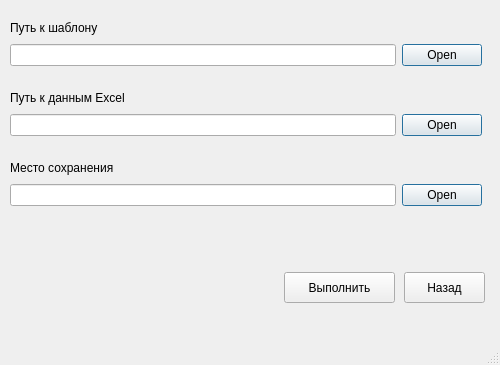
<?xml version="1.0" encoding="UTF-8"?>
<ui version="4.0">
 <class>MainWindow</class>
 <widget class="QMainWindow" name="MainWindow">
  <property name="geometry">
   <rect>
    <x>0</x>
    <y>0</y>
    <width>500</width>
    <height>365</height>
   </rect>
  </property>
  <property name="windowTitle">
   <string>MainWindow</string>
  </property>
  <widget class="QWidget" name="centralwidget">
   <widget class="QPushButton" name="backBut">
    <property name="geometry">
     <rect>
      <x>404</x>
      <y>272</y>
      <width>81</width>
      <height>31</height>
     </rect>
    </property>
    <property name="text">
     <string>Назад</string>
    </property>
   </widget>
   <widget class="QLabel" name="labelExample">
    <property name="geometry">
     <rect>
      <x>10</x>
      <y>20</y>
      <width>371</width>
      <height>16</height>
     </rect>
    </property>
    <property name="text">
     <string>Путь к шаблону</string>
    </property>
   </widget>
   <widget class="QWidget" name="horizontalLayoutWidget">
    <property name="geometry">
     <rect>
      <x>10</x>
      <y>40</y>
      <width>481</width>
      <height>31</height>
     </rect>
    </property>
    <layout class="QHBoxLayout" name="horizontalLayout" stretch="30,0">
     <property name="leftMargin">
      <number>0</number>
     </property>
     <property name="topMargin">
      <number>0</number>
     </property>
     <property name="rightMargin">
      <number>9</number>
     </property>
     <item>
      <widget class="QLineEdit" name="examplePath">
       <property name="echoMode">
        <enum>QLineEdit::Normal</enum>
       </property>
       <property name="readOnly">
        <bool>false</bool>
       </property>
      </widget>
     </item>
     <item>
      <widget class="QDialogButtonBox" name="exampleButton">
       <property name="standardButtons">
        <set>QDialogButtonBox::Open</set>
       </property>
       <property name="centerButtons">
        <bool>true</bool>
       </property>
      </widget>
     </item>
    </layout>
   </widget>
   <widget class="QWidget" name="horizontalLayoutWidget_2">
    <property name="geometry">
     <rect>
      <x>10</x>
      <y>110</y>
      <width>481</width>
      <height>31</height>
     </rect>
    </property>
    <layout class="QHBoxLayout" name="horizontalLayout_2" stretch="30,0">
     <property name="leftMargin">
      <number>0</number>
     </property>
     <property name="topMargin">
      <number>0</number>
     </property>
     <property name="rightMargin">
      <number>9</number>
     </property>
     <item>
      <widget class="QLineEdit" name="excelPath">
       <property name="echoMode">
        <enum>QLineEdit::Normal</enum>
       </property>
       <property name="readOnly">
        <bool>false</bool>
       </property>
      </widget>
     </item>
     <item>
      <widget class="QDialogButtonBox" name="excelButton">
       <property name="standardButtons">
        <set>QDialogButtonBox::Open</set>
       </property>
       <property name="centerButtons">
        <bool>true</bool>
       </property>
      </widget>
     </item>
    </layout>
   </widget>
   <widget class="QLabel" name="labelExcel">
    <property name="geometry">
     <rect>
      <x>10</x>
      <y>90</y>
      <width>371</width>
      <height>16</height>
     </rect>
    </property>
    <property name="text">
     <string>Путь к данным Excel</string>
    </property>
   </widget>
   <widget class="QLabel" name="labelSave">
    <property name="geometry">
     <rect>
      <x>10</x>
      <y>160</y>
      <width>371</width>
      <height>16</height>
     </rect>
    </property>
    <property name="text">
     <string>Место сохранения</string>
    </property>
   </widget>
   <widget class="QWidget" name="horizontalLayoutWidget_3">
    <property name="geometry">
     <rect>
      <x>10</x>
      <y>180</y>
      <width>481</width>
      <height>31</height>
     </rect>
    </property>
    <layout class="QHBoxLayout" name="horizontalLayout_3" stretch="30,0">
     <property name="leftMargin">
      <number>0</number>
     </property>
     <property name="topMargin">
      <number>0</number>
     </property>
     <property name="rightMargin">
      <number>9</number>
     </property>
     <item>
      <widget class="QLineEdit" name="savePath">
       <property name="echoMode">
        <enum>QLineEdit::Normal</enum>
       </property>
       <property name="readOnly">
        <bool>false</bool>
       </property>
      </widget>
     </item>
     <item>
      <widget class="QDialogButtonBox" name="saveButton">
       <property name="standardButtons">
        <set>QDialogButtonBox::Open</set>
       </property>
       <property name="centerButtons">
        <bool>true</bool>
       </property>
      </widget>
     </item>
    </layout>
   </widget>
   <widget class="QPushButton" name="resultBut">
    <property name="geometry">
     <rect>
      <x>284</x>
      <y>272</y>
      <width>111</width>
      <height>31</height>
     </rect>
    </property>
    <property name="text">
     <string>Выполнить</string>
    </property>
   </widget>
   <widget class="QLabel" name="labelResult">
    <property name="geometry">
     <rect>
      <x>40</x>
      <y>280</y>
      <width>161</width>
      <height>16</height>
     </rect>
    </property>
    <property name="text">
     <string/>
    </property>
    <property name="alignment">
     <set>Qt::AlignCenter</set>
    </property>
   </widget>
  </widget>
  <widget class="QMenuBar" name="menubar">
   <property name="geometry">
    <rect>
     <x>0</x>
     <y>0</y>
     <width>500</width>
     <height>26</height>
    </rect>
   </property>
  </widget>
  <widget class="QStatusBar" name="statusbar"/>
 </widget>
 <resources/>
 <connections/>
</ui>
